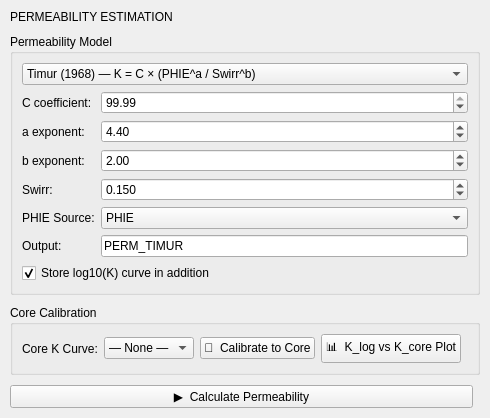
              <widget class="QWidget" name="tabPermeability">
               <attribute name="title">
                <string>Permeability</string>
               </attribute>
               <layout class="QVBoxLayout" name="permLayout">
                <property name="spacing">
                 <number>10</number>
                </property>
                <property name="leftMargin">
                 <number>10</number>
                </property>
                <property name="topMargin">
                 <number>10</number>
                </property>
                <property name="rightMargin">
                 <number>10</number>
                </property>
                <property name="bottomMargin">
                 <number>10</number>
                </property>
                <item>
                 <widget class="QLabel" name="lblSectionHeader">
                  <property name="text">
                   <string>PERMEABILITY ESTIMATION</string>
                  </property>
                 </widget>
                </item>
                <item>
                 <widget class="QGroupBox" name="grpPermMethod">
                  <property name="title">
                   <string>Permeability Model</string>
                  </property>
                  <layout class="QGridLayout">
                   <item row="0" column="0" colspan="2">
                    <widget class="QComboBox" name="comboPermModel">
                     <item>
                      <property name="text">
                       <string>Timur (1968) — K = C × (PHIE^a / Swirr^b)</string>
                      </property>
                     </item>
                     <item>
                      <property name="text">
                       <string>Coates-Denoo — K = (C × PHIE^4 × FFI²) / BVI²</string>
                      </property>
                     </item>
                     <item>
                      <property name="text">
                       <string>Morris-Biggs</string>
                      </property>
                     </item>
                     <item>
                      <property name="text">
                       <string>NMR-Based (T2 geometric mean)</string>
                      </property>
                     </item>
                     <item>
                      <property name="text">
                       <string>Core Regression (Log-Log)</string>
                      </property>
                     </item>
                     <item>
                      <property name="text">
                       <string>Winland R35</string>
                      </property>
                     </item>
                    </widget>
                   </item>
                   <item row="1" column="0">
                    <widget class="QLabel" name="label">
                     <property name="text">
                      <string>C coefficient:</string>
                     </property>
                    </widget>
                   </item>
                   <item row="1" column="1">
                    <widget class="QDoubleSpinBox" name="spinPermC">
                     <property name="value">
                      <double>99.989999999999995</double>
                     </property>
                    </widget>
                   </item>
                   <item row="2" column="0">
                    <widget class="QLabel" name="label">
                     <property name="text">
                      <string>a exponent:</string>
                     </property>
                    </widget>
                   </item>
                   <item row="2" column="1">
                    <widget class="QDoubleSpinBox" name="spinPermA">
                     <property name="decimals">
                      <number>2</number>
                     </property>
                     <property name="value">
                      <double>4.400000000000000</double>
                     </property>
                    </widget>
                   </item>
                   <item row="3" column="0">
                    <widget class="QLabel" name="label">
                     <property name="text">
                      <string>b exponent:</string>
                     </property>
                    </widget>
                   </item>
                   <item row="3" column="1">
                    <widget class="QDoubleSpinBox" name="spinPermB">
                     <property name="decimals">
                      <number>2</number>
                     </property>
                     <property name="value">
                      <double>2.000000000000000</double>
                     </property>
                    </widget>
                   </item>
                   <item row="4" column="0">
                    <widget class="QLabel" name="label">
                     <property name="text">
                      <string>Swirr:</string>
                     </property>
                    </widget>
                   </item>
                   <item row="4" column="1">
                    <widget class="QDoubleSpinBox" name="spinSwirr">
                     <property name="decimals">
                      <number>3</number>
                     </property>
                     <property name="maximum">
                      <double>1.000000000000000</double>
                     </property>
                     <property name="value">
                      <double>0.150000000000000</double>
                     </property>
                    </widget>
                   </item>
                   <item row="5" column="0">
                    <widget class="QLabel" name="label">
                     <property name="text">
                      <string>PHIE Source:</string>
                     </property>
                    </widget>
                   </item>
                   <item row="5" column="1">
                    <widget class="QComboBox" name="comboPermPHIE">
                     <item>
                      <property name="text">
                       <string>PHIE</string>
                      </property>
                     </item>
                    </widget>
                   </item>
                   <item row="6" column="0">
                    <widget class="QLabel" name="label">
                     <property name="text">
                      <string>Output:</string>
                     </property>
                    </widget>
                   </item>
                   <item row="6" column="1">
                    <widget class="QLineEdit" name="linePermOutput">
                     <property name="text">
                      <string>PERM_TIMUR</string>
                     </property>
                    </widget>
                   </item>
                   <item row="7" column="0" colspan="2">
                    <widget class="QCheckBox" name="chkPermLog">
                     <property name="text">
                      <string>Store log10(K) curve in addition</string>
                     </property>
                     <property name="checked">
                      <bool>true</bool>
                     </property>
                    </widget>
                   </item>
                  </layout>
                 </widget>
                </item>
                <item>
                 <widget class="QGroupBox" name="grpPermCoreCalib">
                  <property name="title">
                   <string>Core Calibration</string>
                  </property>
                  <layout class="QHBoxLayout">
                   <item>
                    <widget class="QLabel" name="label">
                     <property name="text">
                      <string>Core K Curve:</string>
                     </property>
                    </widget>
                   </item>
                   <item>
                    <widget class="QComboBox" name="comboPermCoreK">
                     <item>
                      <property name="text">
                       <string>— None —</string>
                      </property>
                     </item>
                    </widget>
                   </item>
                   <item>
                    <widget class="QPushButton" name="btnCalibratePermCore">
                     <property name="text">
                      <string>🔧  Calibrate to Core</string>
                     </property>
                    </widget>
                   </item>
                   <item>
                    <widget class="QPushButton" name="btnPermCoreCrossplot">
                     <property name="text">
                      <string>📊  K_log vs K_core Plot</string>
                     </property>
                    </widget>
                   </item>
                   <item>
                    <spacer>
                     <property name="orientation">
                      <enum>Qt::Horizontal</enum>
                     </property>
                    </spacer>
                   </item>
                  </layout>
                 </widget>
                </item>
                <item>
                 <layout class="QHBoxLayout">
                  <item>
                   <widget class="QPushButton" name="btnCalculate">
                    <property name="text">
                     <string>▶  Calculate Permeability</string>
                    </property>
                   </widget>
                  </item>
                  <item>
                   <spacer>
                    <property name="orientation">
                     <enum>Qt::Horizontal</enum>
                    </property>
                   </spacer>
                  </item>
                 </layout>
                </item>
               </layout>
              </widget>
